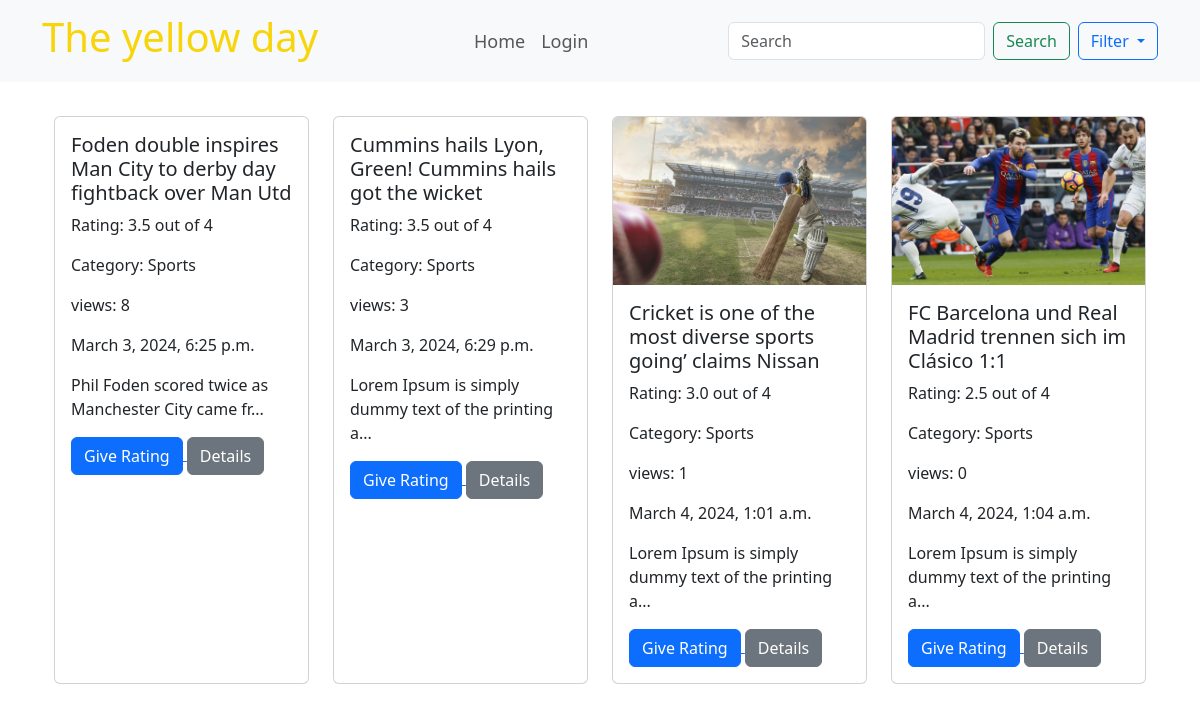
The app's page /news_for_a_category/1/ with its own data.
### posts/models.py (models this page shows)
class Post(models.Model):
    created_at = models.DateTimeField(auto_now_add = True)
    edited_at = models.DateTimeField(auto_now = True)
    categroy = models.ForeignKey(Category,on_delete=models.CASCADE,blank=True,default=None)
    headline = models.CharField(max_length=200)
    description = models.TextField()
    editor = models.ForeignKey(EditorsProfile,on_delete=models.CASCADE,related_name='my_post')
    image = models.ImageField(upload_to='photos/post_img')
    viwes_of_this = models.IntegerField(blank=True,default=0)
    def rating(self):
       now = 0.0
       ave = now
       qeryset_of_rating = Rating.objects.filter(post=self).exists()
       if qeryset_of_rating:
            qeryset_of_rating = Rating.objects.filter(post=self)
            n = qeryset_of_rating.count()
            for i in qeryset_of_rating:now+=i.rating
            ave = now/n
       return  round(ave, 1)
    def short_descriptions(self):
        if len(self.description) > 50:
            return f"{str(self.description)[:50]}..."
        else:
            return f"{str(self.description)}"
    def __lt__(self, others):
        my_rate = self.rating()
        other_rate = others.rating()
        return my_rate <= other_rate

class Rating(models.Model):
    post = models.ForeignKey(Post,on_delete=models.CASCADE,related_name='ratins')
    user = models.ForeignKey(User,on_delete=models.CASCADE,related_name='ratins')
    descriptions = models.TextField()
    created_at = models.DateTimeField(auto_now_add = True)
    edited_at = models.DateTimeField(auto_now = True)
    rating = models.IntegerField(choices=RATING)
    class Meta:
        unique_together = (('post', 'user'),)

class Category(models.Model):
    category_name = models.CharField(max_length=200)
    def __str__(self):return self.category_name

### Newspaper_Site/views.py (the view)
# urls.py: path('news_for_a_category/<int:pk>/', news_for_a_category,name='news_for_a_category'),
def news_for_a_category(request,pk):
    category =  Category.objects.filter(pk=pk).exists()
    if Category:
        category = Category.objects.all()
        categories_with_news = []
        for cata in category:
           yes_there_is_atlest_one_news_for_this_cata = Post.objects.filter(categroy=cata)
           if   yes_there_is_atlest_one_news_for_this_cata: categories_with_news.append(cata)
        current_cata =  Category.objects.get(pk=pk)
        all_news =  Post.objects.filter(categroy= current_cata)
        arr = []
        for single_news in all_news:
            arr.append((single_news))
        arr.sort()
        arr.reverse()
        if all_news.count()<1:return render(request,'gohome1.html')
        return render(request,'index.html',{'all_news':  arr,'category':categories_with_news})
    return render(request,'gohome1.html')

### templates/index.html (shortened to what this page needs)
{% extends "base.html" %}
{% block content %}
      <div class="container" style="padding-top: 10px;">
        <div class="row row-cols-1 row-cols-sm-2 row-cols-md-4 g-4">
            {% for single_news in all_news %}
            <div class="col">
                <div class="card h-100">
                    <img src="{{ single_news.image.url }}" class="card-img-top" alt="{{ single_news.title }}">
                    <div class="card-body">
                        <h5 class="card-title">{{ single_news.headline }}</h5>
                        <p class="card-text">Rating: {{ single_news.rating }} out of 4</p>
                        <p class="card-text">Category: {{ single_news.categroy }}</p>
                        <p class="card-text">views: {{ single_news.viwes_of_this }}</p>
                        <p class="card-text">{{ single_news.created_at }}</p>
                        <p class="card-text">{{ single_news.short_descriptions }}</p>
                        <a href="{% url 'rate_a_news' single_news.id %}">
                            <button class="btn btn-primary">Give Rating</button>
                        </a>
                        <a href="{% url 'ditials_view' single_news.id %}">
                            <button class="btn btn-secondary">Details</button>
                        </a>
                    </div>
                </div>
            </div>
            {% endfor %}
        </div>
    </div>
        {% endblock %}

### records on screen
Post: headline "Foden double inspires Man City to derby day fightback over Man Utd", rating "3.5", categroy "Sports", viwes_of_this "8", created_at "March 3, 2024, 6:25 p.m.", short_descriptions "Phil Foden scored twice as Manchester City came fr..."
Post: headline "Cummins hails Lyon, Green! Cummins hails got the wicket", rating "3.5", categroy "Sports", viwes_of_this "3", created_at "March 3, 2024, 6:29 p.m.", short_descriptions "Lorem Ipsum is simply dummy text of the printing a..."
Post: image (picture), headline "Cricket is one of the most diverse sports going’ claims Nissan", rating "3.0", categroy "Sports", viwes_of_this "1", created_at "March 4, 2024, 1:01 a.m.", short_descriptions "Lorem Ipsum is simply dummy text of the printing a..."
Post: image (picture), headline "FC Barcelona und Real Madrid trennen sich im Clásico 1:1", rating "2.5", categroy "Sports", viwes_of_this "0", created_at "March 4, 2024, 1:04 a.m.", short_descriptions "Lorem Ipsum is simply dummy text of the printing a..."
